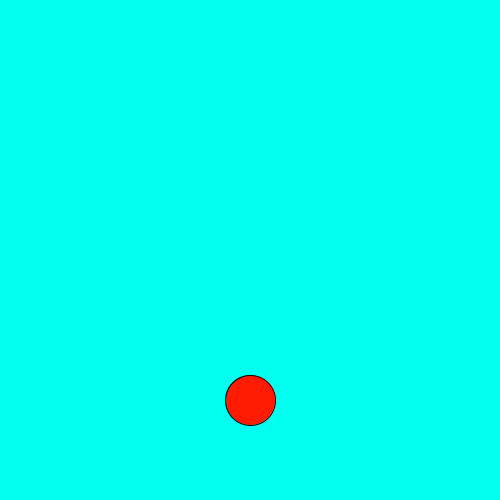
Frame 1 (no input)
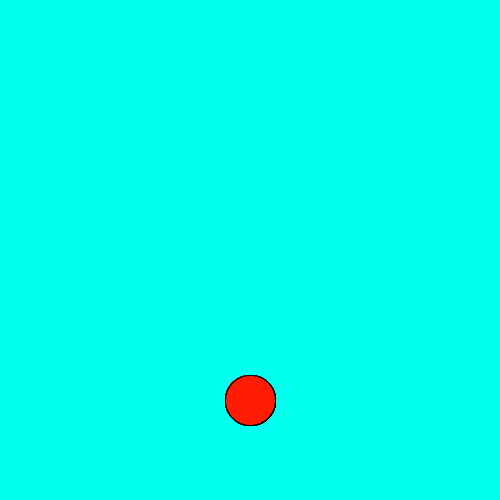
Frame 60 (the mouse pressed at the canvas centre just before this capture)
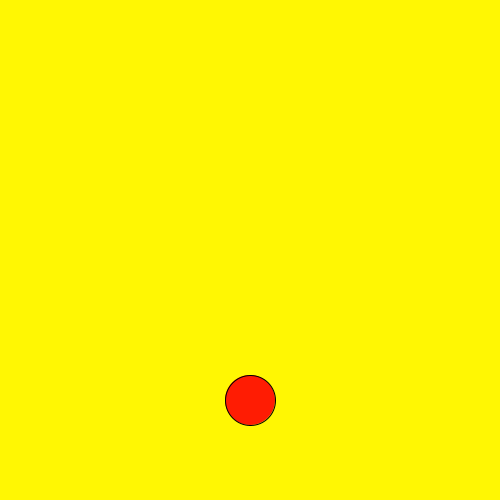
Frame 120 (the mouse held since frame 60 and released just before this capture)

The Processing sketch that drew these frames (run headless with seeded random() and noise(); from frame 60 on, the mouse is pressed at the canvas centre):

// Processing sketch: lampa_Eleje
// ── lampa_Eleje.pde
int x= 250;

void setup () {
  background (#03FFF0);

  size (500, 500);
}

void draw () {
  
  if (abs(x-mouseX)< 25) {

    background (#FFF703);
  }
  fill (#FF1C03);
  ellipse (x, 400, 50, 50); 

}
